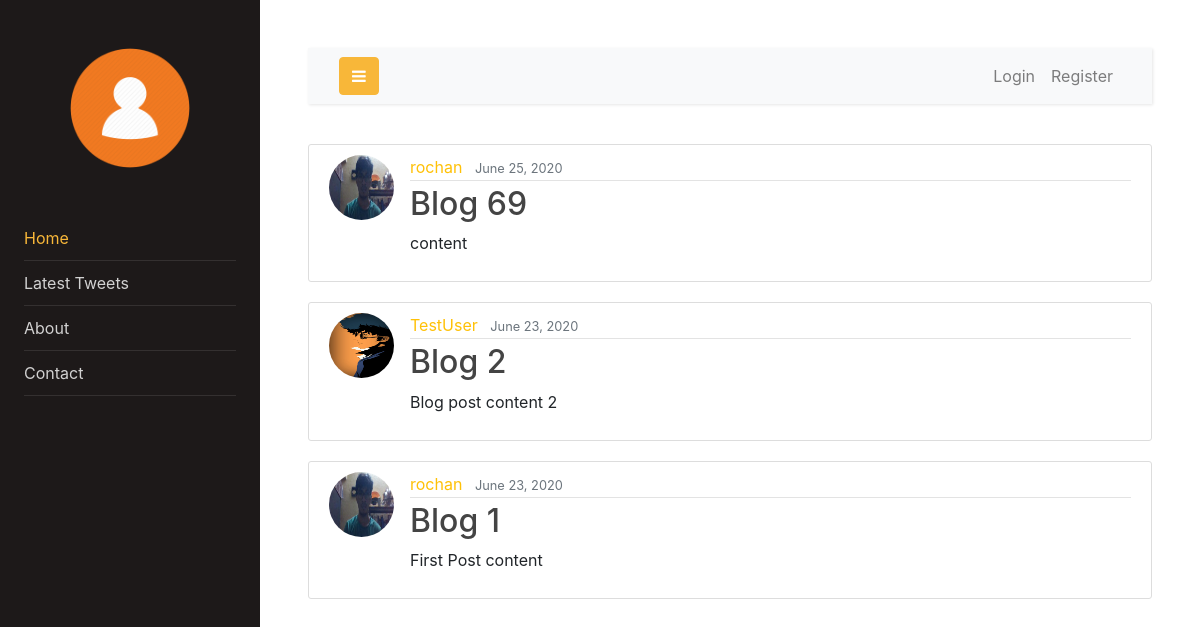
Before: / with the older database file.
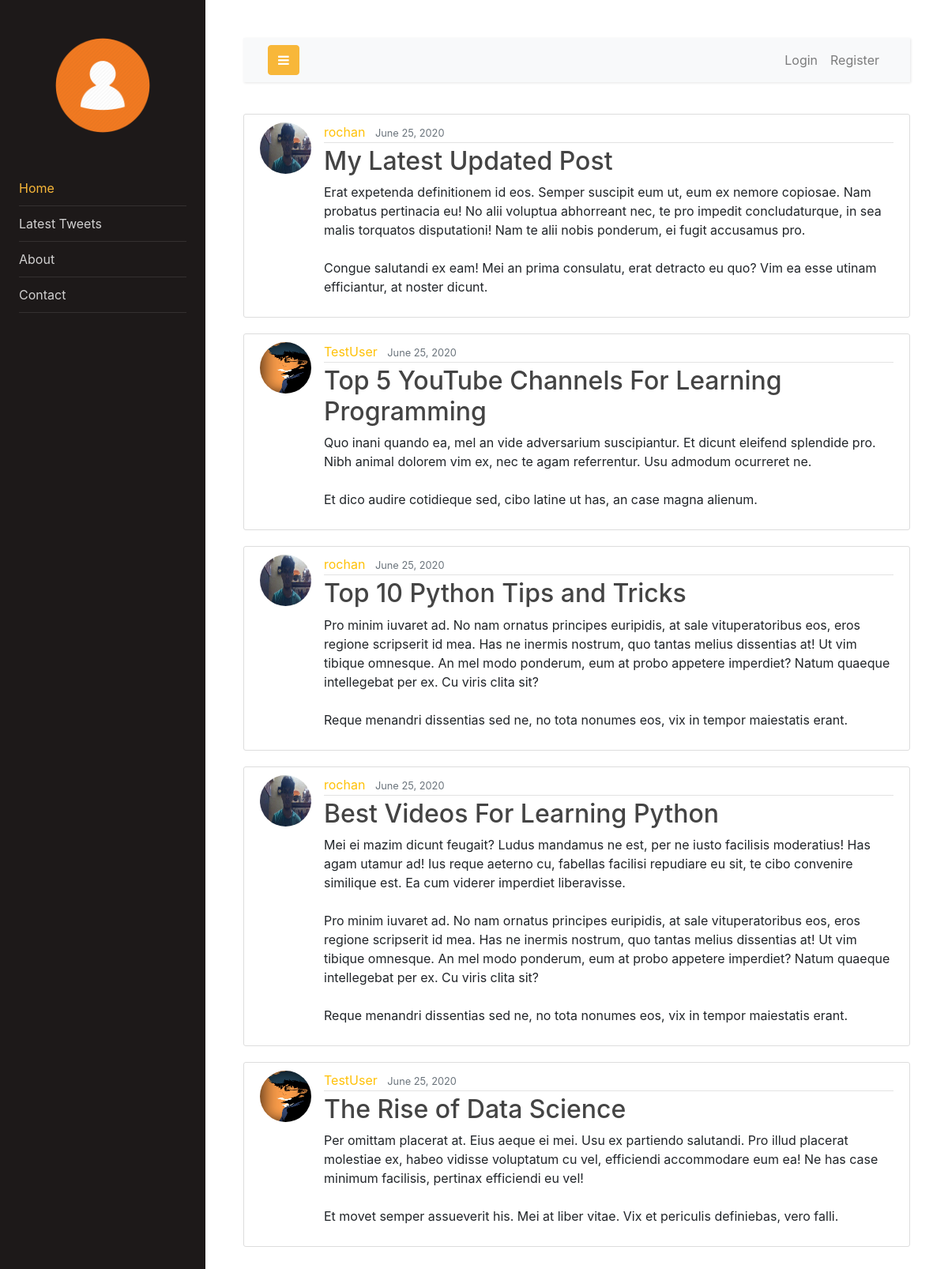
After: the same page with the newer database file.
### tweet/models.py (models this page shows, shortened)
class Post(models.Model):
    title = models.CharField(max_length=100)
    content = models.TextField()
    date_posted = models.DateTimeField(default=timezone.now)
    author = models.ForeignKey(User, on_delete=models.CASCADE)

### users/models.py (models this page shows, shortened)
class Profile(models.Model):
    user = models.OneToOneField(User, on_delete=models.CASCADE)
    image = models.ImageField(default='default.jpg', upload_to='profile_pics')

### tweet/views.py (the view)
# urls.py: path('', PostListView.as_view(), name='tweet-home'),
class PostListView(ListView):
    model = Post
    template_name = 'tweet/home.html'
    context_object_name = 'posts'
    extra_context = {"home_page": "active"}
    ordering = ['-date_posted']
    paginate_by = 5
    def get_context_data(self, **kwargs):
        context = super().get_context_data(**kwargs)
        context.update(self.extra_context)
        return context

### tweet/templates/tweet/home.html
{% extends "tweet/base.html" %}
{% block content %}
    {% for post in posts %}
        <article class="media content-section">
            <img class="rounded-circle article-img" src="{{ post.author.profile.image.url }}"></img>
          <div class="media-body">
            <div class="article-metadata">
              <a  class="mr-2 link-color" href="#">{{ post.author }}</a>
              <small class="text-muted">{{ post.date_posted |date:"F d, Y" }}</small>
            </div>
            <h2><a class="article-title" href="{% url 'tweet-detail' post.id %}">{{ post.title }}</a></h2>
            <p class="article-content">{{ post.content }}</p>
          </div>
        </article>
    {% endfor %}
{% endblock content %}

Changed rows visible on the page:
no longer on this page (row unchanged): Post: author.profile.image (picture), author "rochan", date_posted "June 25, 2020", title "Blog 69", content "content"
no longer on this page (row unchanged): Post: author.profile.image (placeholder picture), author "TestUser", date_posted "June 23, 2020", title "Blog 2", content "Blog post content 2"
no longer on this page (row unchanged): Post: author.profile.image (picture), author "rochan", date_posted "June 23, 2020", title "Blog 1", content "First Post content"
added Post: author.profile.image (picture), author "rochan", date_posted "June 25, 2020", title "My Latest Updated Post", content "Erat expetenda definitionem id eos. Semper suscipit eum ut, eum ex nemore copiosae. Nam probatus pertinacia eu! No alii voluptua abhorreant nec, te pro impedit concludaturque, in sea malis torquatos disputationi! Nam te alii nobis ponderum, ei fugit accusamus pro. Congue salutandi ex eam! Mei an prima consulatu, erat detracto eu quo? Vim ea esse utinam efficiantur, at noster dicunt."
added Post: author.profile.image (placeholder picture), author "TestUser", date_posted "June 25, 2020", title "Top 5 YouTube Channels For Learning Programming", content "Quo inani quando ea, mel an vide adversarium suscipiantur. Et dicunt eleifend splendide pro. Nibh animal dolorem vim ex, nec te agam referrentur. Usu admodum ocurreret ne. Et dico audire cotidieque sed, cibo latine ut has, an case magna alienum."
added Post: author.profile.image (picture), author "rochan", date_posted "June 25, 2020", title "Top 10 Python Tips and Tricks", content "Pro minim iuvaret ad. No nam ornatus principes euripidis, at sale vituperatoribus eos, eros regione scripserit id mea. Has ne inermis nostrum, quo tantas melius dissentias at! Ut vim tibique omnesque. An mel modo ponderum, eum at probo appetere imperdiet? Natum quaeque intellegebat per ex. Cu viris clita sit? Reque menandri dissentias sed ne, no tota nonumes eos, vix in tempor maiestatis erant."
added Post: author.profile.image (picture), author "rochan", date_posted "June 25, 2020", title "Best Videos For Learning Python", content "Mei ei mazim dicunt feugait? Ludus mandamus ne est, per ne iusto facilisis moderatius! Has agam utamur ad! Ius reque aeterno cu, fabellas facilisi repudiare eu sit, te cibo convenire similique est. Ea cum viderer imperdiet liberavisse. Pro minim iuvaret ad. No nam ornatus principes euripidis, at sale vituperatoribus eos, eros regione scripserit id mea. Has ne inermis nostrum, quo tantas melius dissentias at! Ut vim tibique omnesque. An mel modo ponderum, eum at probo appetere imperdiet? Natum quaeque intellegebat per ex. Cu viris clita sit? Reque menandri dissentias sed ne, no tota nonumes eos, vix in tempor maiestatis erant."
added Post: author.profile.image (placeholder picture), author "TestUser", date_posted "June 25, 2020", title "The Rise of Data Science", content "Per omittam placerat at. Eius aeque ei mei. Usu ex partiendo salutandi. Pro illud placerat molestiae ex, habeo vidisse voluptatum cu vel, efficiendi accommodare eum ea! Ne has case minimum facilisis, pertinax efficiendi eu vel! Et movet semper assueverit his. Mei at liber vitae. Vix et periculis definiebas, vero falli."
